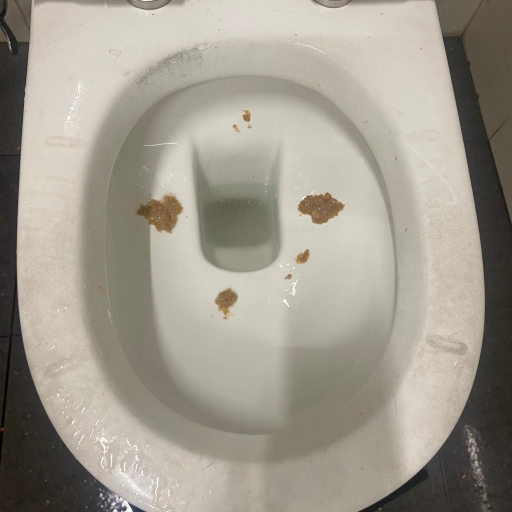
#> input picture data/photo_after.jpeg, 1024 x 1024 px, found by its file name (shown at 1/2 size)
$ python test_cv.py   (older library calls are emulated)
#> lines starting #> are read from the running program, lines starting #| are printed output that depends on the picture
### files.py
import os
class Files:
    def __init__(self, home_folder):
        if home_folder is None:
            raise Exception("Home folder must not be None but type string")
        if os.path.isdir(home_folder) is False:
            raise Exception("HOME FOLDER ISNT A DIRECTORY")

        self.home_folder = home_folder
        self.json_file_path = home_folder + "/data.json"

        if os.path.isfile(self.json_file_path) is False:
            raise Exception('write this to a data.json file in homefolder \n {"ppx": 328.7347106933594, "ppy": 238.96812438964844, "fx": 607.7224731445312, "fy": 606.7443237304688}')


    # [16 lines left out: function datafilepath, not called in this run]

### test_cv.py

import cv2
import numpy as np
import matplotlib.pyplot as plt
import json
import os
from files import Files
class Analyse:
    def __init__(self, width=640, height=480, fps=30, img = None, depth_map = None, show_img=False, home_folder=None, perfect_img = None):
#> called with width = 640, height = 480, fps = 30, show_img = True
        self.width = width
        self.height = height
        self.fps = fps

        self.img = cv2.resize(cv2.imread(img), (width, height), fx=0, fy=0, interpolation=cv2.INTER_AREA)
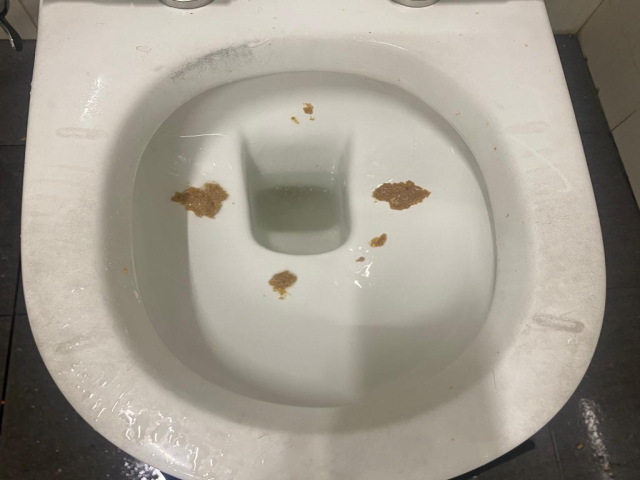
#> self.img: shape (480, 640, 3); mean B, G, R 143.1, 154.4, 160.4
        self.f = Files(home_folder=home_folder)

        if depth_map is not None and os.path.isfile(depth_map):
            self.depth_map = cv2.imread(depth_map, cv2.IMREAD_UNCHANGED)
        elif depth_map is None:
            self.depth_map = None
        else:
            raise Exception("depth map is not an actual file")


        self.default_data_json = self.f.json_file_path

        self.show_img = show_img

        if perfect_img is not None:
            self.perfect_img = cv2.resize(cv2.imread(perfect_img), (width, height), fx=0, fy=0, interpolation=cv2.INTER_AREA)
        else:
            self.perfect_img = None

    # [290 lines left out: functions display, enhance_contrast, contour_ellipse, find_ellipse_coordinates_and_depth, expressing_vectors, normalized_vectors and 4 more, not called in this run]


if __name__ == "__main__":
    data_folder_path = "/Users/joshua/vscode/hivebotics/robot_computer_vision/testing"
    home_folder = "/Users/joshua/vscode/hivebotics/robot_computer_vision"
    image_path = data_folder_path + "/photo_after.jpeg"
    depth_path = data_folder_path + "/photo_depth.png"


#> (the run stopped early here; a loop or call above may not have finished)
